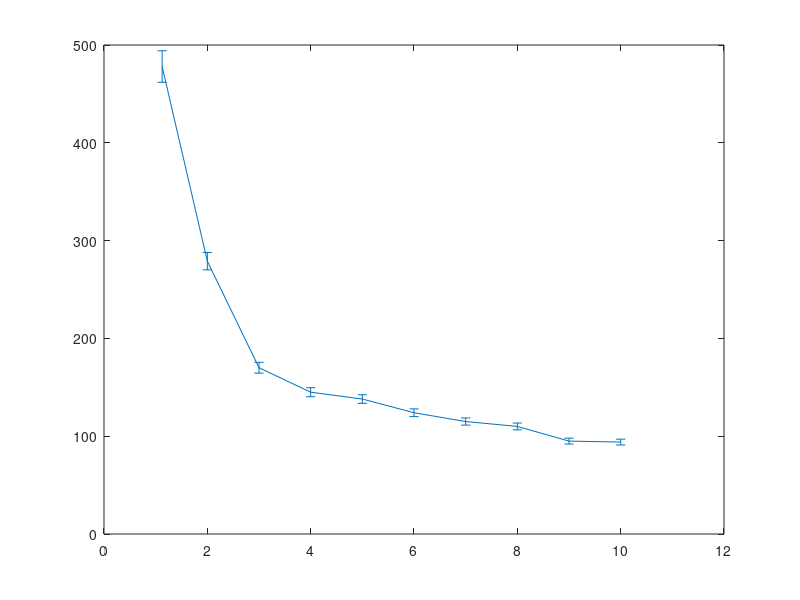

Write the MATLAB code that produced this figure. (Note: this script raises an error after producing the figure.)
clear all;
close all;
clc;

vin=[1.125 2 3 4 5 6 7 8 9 10];
sigma=[478 279 170 145 138 124 115 110 95 94];
err=[1/sqrt(878)*sigma(1) 1/sqrt(992)*sigma(2) 1/sqrt(952)*sigma(3) ...
    1/sqrt(992)*sigma(4) 1/sqrt(995)*sigma(5) 1/sqrt(986)*sigma(6) ...
    1/sqrt(986)*sigma(7) 1/sqrt(1000)*sigma(8) 1/sqrt(999)*sigma(9) 1/sqrt(996)*sigma(10)];

fitfun=@(A,x)sqrt(A(1)*x.^(-2)+A(2));
xf0=[0.9,140];
A=lsqcurvefit(fitfun,xf0,vin,sigma);

%plot(vin,sigma,'r*');
E1=errorbar(vin,sigma,err);
set(E1,'LineStyle', 'none ','Color', 'r','LineWidth', 3, 'Marker', '*', 'MarkerSize', 8, ...
         'MarkerEdgeColor', [.2 .2 .2], 'MarkerFaceColor' , [0,1,1]);
xlabel('input(mV)');
ylabel('jitter rms(ps)');
grid on
hold on

times = linspace(vin(1),vin(end));
plot(times,fitfun(A,times),'b--','LineWidth', 2)
hold on

simin=[1.125 2 6 8];
simsig=[407 189 60.4 44.7];
simerr=[1/sqrt(40)*simsig(1) 1/sqrt(40)*simsig(2) 1/sqrt(40)*simsig(3) 1/sqrt(40)*simsig(4)];
E2=errorbar(simin,simsig,simerr);
set(E2,'LineStyle', 'none ','Color', 'g','LineWidth', 3, 'Marker', '.', 'MarkerSize', 8, ...
         'MarkerEdgeColor', [.2 .2 .2], 'MarkerFaceColor' , [0,1,1]);
legend('measurement data','measured data fitting','simulation data');
title('Board 5 T12 timing performance');